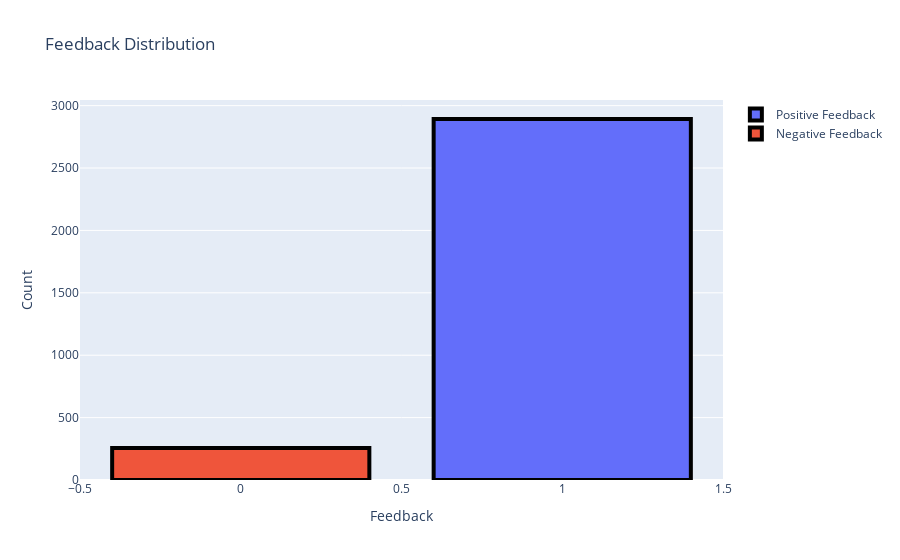

Notebook code for this chart:
### Markdown cell above
There are 2893 positive feedbacks and 257 negative feedbacks.

### Code cell
# visulaise the distribution of the feedback
trace0 = go.Bar(
            x = df[df["feedback"]== 1]["feedback"].value_counts().index.values,
            y = df[df["feedback"]== 1]["feedback"].value_counts().values,
            name='Positive Feedback')

trace1 = go.Bar(
            x = df[df["feedback"]== 0]["feedback"].value_counts().index.values,
            y = df[df["feedback"]== 0]["feedback"].value_counts().values,
            name='Negative Feedback')


data = [trace0, trace1]
layout = go.Layout(yaxis=dict(title='Count'),
                   xaxis=dict(title='Feedback'),title='Feedback Distribution')

fig = go.Figure(data=data, layout=layout)
fig.data[0].marker.line.width = 4
fig.data[0].marker.line.color = "black"
fig.data[1].marker.line.width = 4
fig.data[1].marker.line.color = "black"
py.iplot(fig)

### Figure 1 — Plotly figure (JSON) as saved in the notebook; plotly's stock layout.template omitted (floating-point values rounded to 4 significant figures)
{"data": [{"marker": {"line": {"color": "black", "width": 4}}, "name": "Positive Feedback", "type": "bar", "x": [1], "y": [2893]}, {"marker": {"line": {"color": "black", "width": 4}}, "name": "Negative Feedback", "type": "bar", "x": [0], "y": [257]}], "layout": {"title": {"text": "Feedback Distribution"}, "xaxis": {"title": {"text": "Feedback"}}, "yaxis": {"title": {"text": "Count"}}}}
